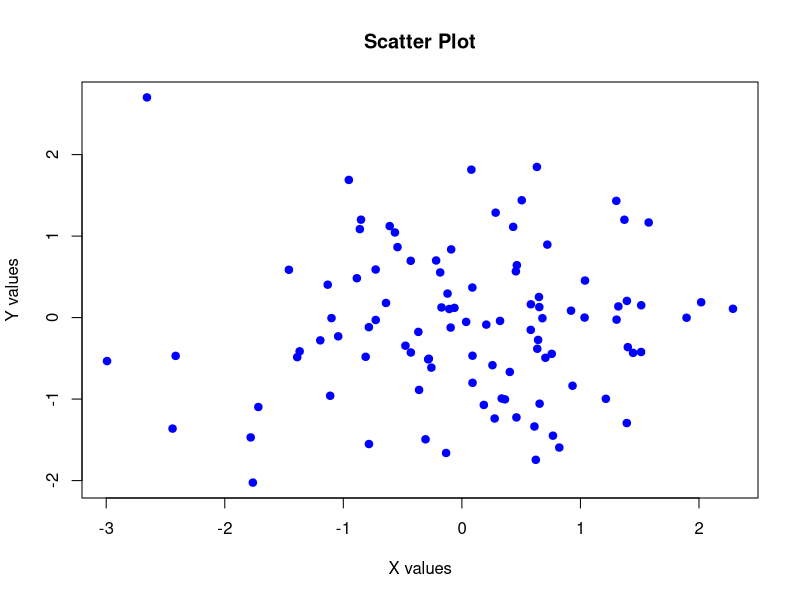
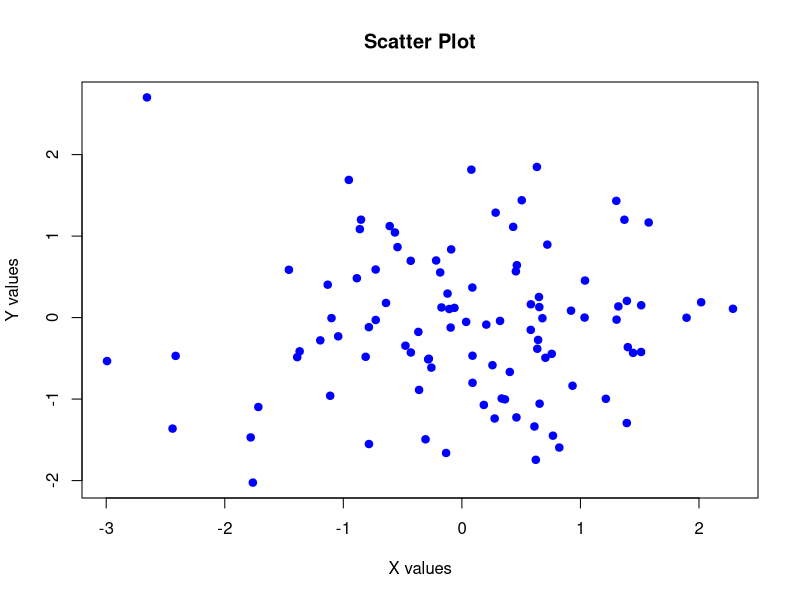

Write R code to recreate these figures, in order.
# R script to create a scatter plot and save it to a file

# Generate random data
set.seed(42)  # For reproducible results
x <- rnorm(100)
y <- rnorm(100)

# Create a scatter plot
plot(x, y, 
     main = "Scatter Plot", 
     xlab = "X values", 
     ylab = "Y values", 
     pch = 19,  # Solid circles
     col = "blue")

# Save the plot to a PNG file
png("scatter_plot.png", width = 800, height = 600)
plot(x, y, 
     main = "Scatter Plot", 
     xlab = "X values", 
     ylab = "Y values", 
     pch = 19, 
     col = "blue")
dev.off()

# Print confirmation
cat("Scatter plot saved as scatter_plot.png\n")
